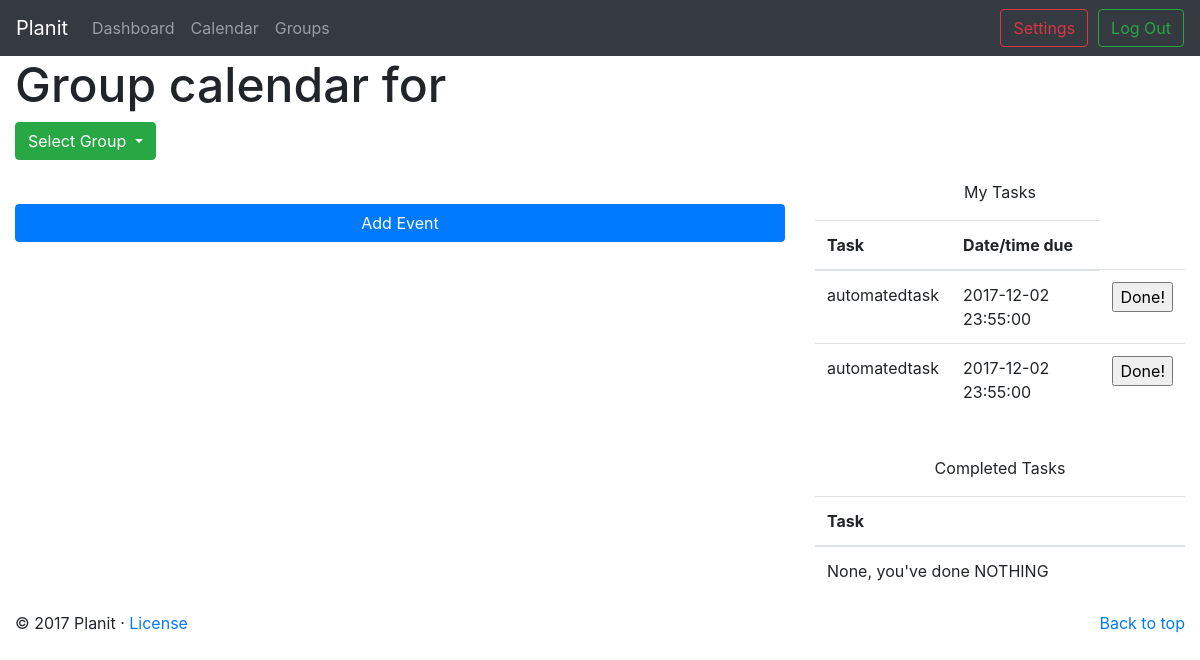
The page /php/group_calendar_handler.php (signed in) on the database its author committed.
### tables this page shows
create table if not exists `tasks` (
	`task_id` integer auto_increment primary key,
	`username` char(40) references users(username),
	`task_name` varchar(40) not null,
	`deadline` datetime,
	`description` varchar(140),
	`ETA` varchar(40),
    `complete` tinyint(1) not null default 0
);

### php/group_calendar_handler.php (called while the page is built, shortened)
<?php
    include("../content/group_calendar.php");
?>

### php/taskHandler.php (the view, shortened to what this page needs)
<?php
    $connection = mysqli_connect('localhost', 'root', 'password', 'planit');
	$query = "SELECT * FROM tasks WHERE username = '{$_SESSION['login_user']}' ";
	$res = mysqli_query($connection, $query);
    echo "
    <p> My Tasks </p>
    <table class=\"table\">
        <thead>
            <tr>
                <th>Task</th>
                <th>Date/time due</th>
            </tr>
        </thead>
        <tbody>
    ";
            while ($row = mysqli_fetch_array($res, MYSQLI_NUM)){
                if($row[6] == 0){
                    echo "<tr>";
                    echo "<td>";
                    echo $row[2];
                    echo "</td>";
                    echo "<td>";
                    echo $row[3];
                    echo "</td>";
                    echo "<td>";
                    echo "<input type=\"submit\" class=\"button\" name=\"".$row[0]."\" value=\"Done!\"/>";
                    echo "</td>";
                    echo "</tr>";
                }
            }
    echo "
        </tbody>
    </table>
    <br>
    ";
    echo "
    <p> Completed Tasks </p>
    <table class=\"table\">
        <thead>
            <tr>
                <th>Task</th>
            </tr>
        </thead>
        <tbody>
    ";
            $alldone = True;
                if($alldone){
                    echo "<tr>";
                    echo "<td>";
                    echo "None, you've done NOTHING";
                    echo "</td>";
                    echo "</tr>";
                }
    echo "
        </tbody>
    </table>
    ";
?>

### rows shown on the page
tasks: task_name "automatedtask", deadline "2017-12-02 23:55:00"
tasks: task_name "automatedtask", deadline "2017-12-02 23:55:00"
